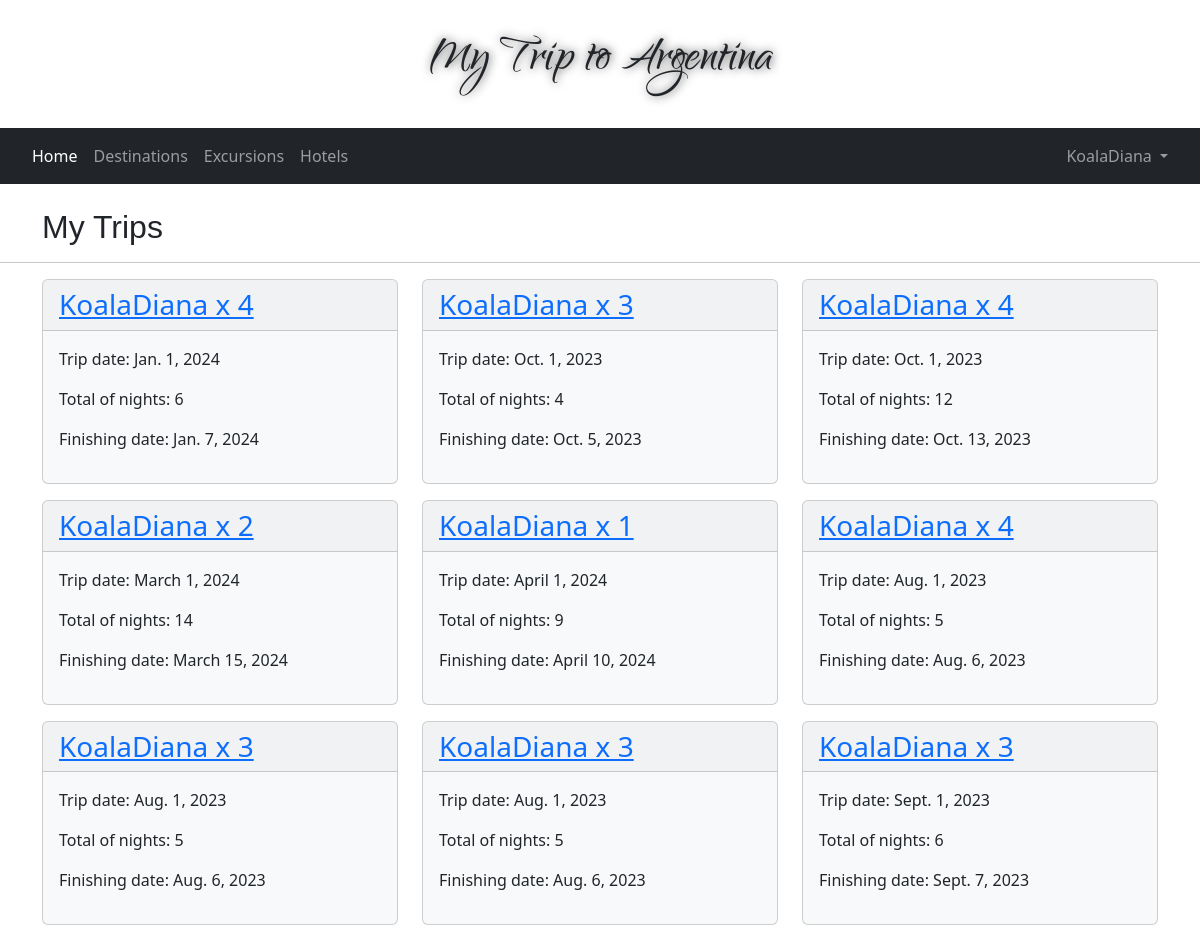
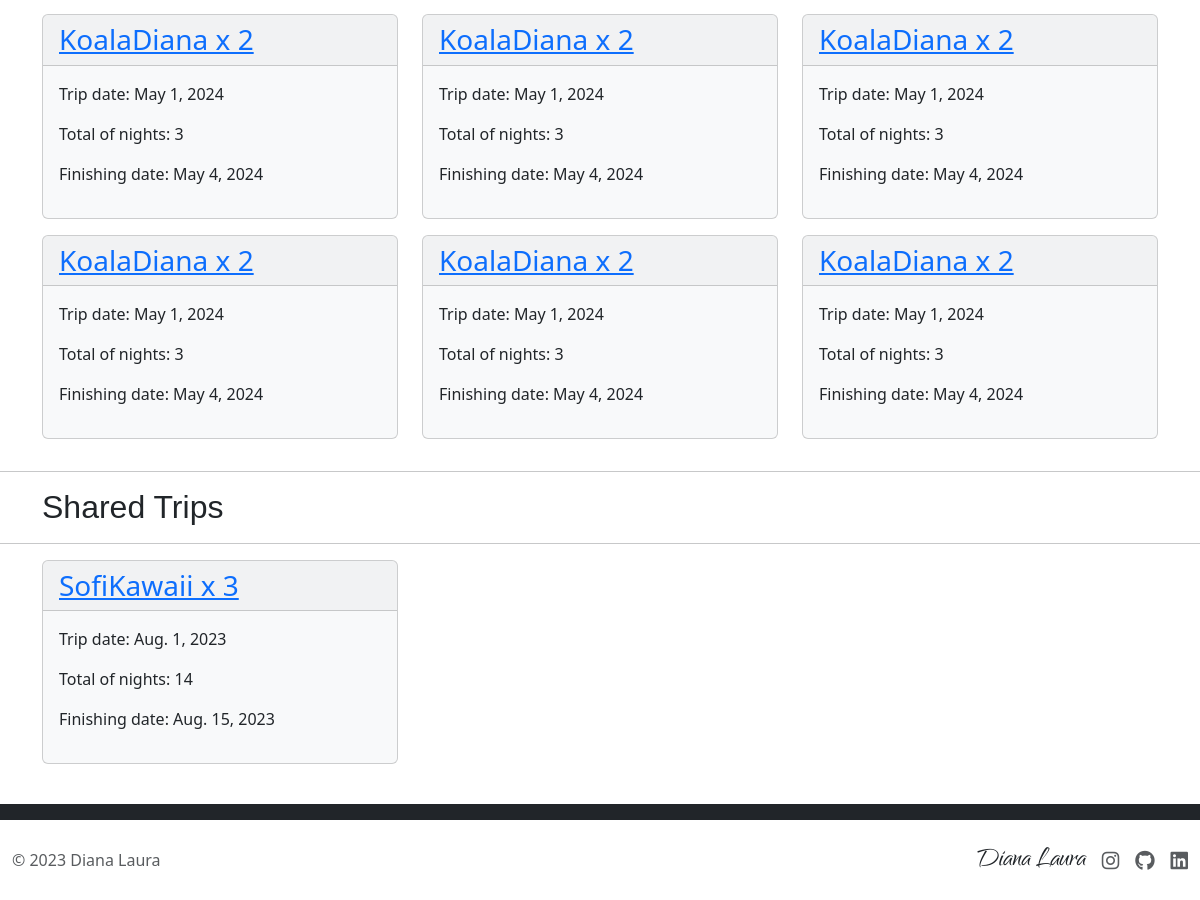
/mytrips (signed in), run on the app's committed database (2 pictures, top to bottom).
### argentina/models.py (models this page shows, shortened)
class User(AbstractUser):
    def __str__(self):
        return f"{self.username}"

class Trip(models.Model):
    class Meta:
        ordering = ('-id',)
    name = models.CharField(max_length=200)
    nights = models.PositiveSmallIntegerField()
    user = models.ForeignKey(User, on_delete=models.CASCADE, related_name="trip_user")
    start_date = models.DateTimeField(default=django.utils.timezone.now, verbose_name='start_date')
    finish_date = models.DateTimeField(default=django.utils.timezone.now, verbose_name='finish_date')

class SharedUser(models.Model):
    trip_user = models.ForeignKey(User, on_delete=models.CASCADE, related_name="first_user")
    shared_user = models.ForeignKey(User, on_delete=models.CASCADE, related_name="second_user")
    trip = models.ForeignKey(Trip, on_delete=models.CASCADE, related_name="shared_trip")

### argentina/views.py (the view)
# urls.py: path("mytrips", views.mytrips, name="mytrips"),
@login_required
def mytrips(request):
    user_trips = Trip.objects.filter(user=request.user)
    return render(request, "argentina/mytrips.html", {
        "trips": user_trips,
        "shared_trips":request.user.second_user.all()
    })

### argentina/templates/argentina/mytrips.html
{% extends "argentina/layout.html" %}
{% block body %}
    <br>
    <div class="container">
        <h2>My Trips</h2>
    </div>
    <hr>
    <div class="container">
        <div class="row">
            {% if trips %}
                {% for trip in trips %}
                    <div class="col-xs-1 col-sm-6 col-md-4">
                        <div class="card bg-light mb-3">
                            <h3 class="card-header"><a href="{% url 'trip' trip.id %}">{{ trip.name }}</a></h3>
                            <div class="card-body">
                                <p>Trip date: {{ trip.start_date.date }}</p>
                                <p>Total of nights: {{ trip.nights }}</p>
                                <p>Finishing date: {{ trip.finish_date.date }}</p>
                            </div>
                        </div>
                    </div>
                {% endfor %}
            {% else %}
                <h4>No trips created by you yet</h4>
            {% endif %}
        </div>
    </div>
    <hr>
    <div class="container">
        <h2>Shared Trips</h2>
    </div>
    <hr>
    <div class="container">
        <div class="row">
            {% if shared_trips %}
                {% for item in shared_trips %}
                    <div class="col-xs-1 col-sm-6 col-md-4">
                        <div class="card bg-light mb-3">
                            <h3 class="card-header"><a href="{% url 'trip' item.trip.id %}">{{ item.trip.name }}</a></h3>
                            <div class="card-body">
                                <p>Trip date: {{ item.trip.start_date.date }}</p>
                                <p>Total of nights: {{ item.trip.nights }}</p>
                                <p>Finishing date: {{ item.trip.finish_date.date }}</p>
                            </div>
                        </div>
                    </div>
                {% endfor %}
            {% else %}
                <h4>No trips were shared with you yet</h4>
            {% endif %}
        </div>
    </div>
    <br>
{% endblock %}

### argentina/templates/argentina/layout.html (shortened to what this page needs)
{% load static %}
<!DOCTYPE html>
<html lang="en">
    <head>
        <link href="{% static 'argentina/css/styles.css' %}" rel="stylesheet">
        <link href="../../static/argentina/css/bootstrap.min.css" rel="stylesheet">
    </head>
    <body>
        <div id="header">
            <div id="video-header">
                <video src="../../static/argentina/images/fondo.mov" autoplay="true" muted="true" loop="true" poster="../../static/argentina/images/fondo.jpeg"></video>
                <strong><h1 id="app-title">My Trip to Argentina</h1></strong>
            </div>
            <nav class="navbar navbar-expand-lg navbar-dark bg-dark px-4">
                <div class="collapse navbar-collapse" id="navbarSupportedContent">
                    <ul class="navbar-nav me-auto mb-2 mb-lg-0">
                        <li class="nav-item">
                            <a class="nav-link active" aria-current="page" href="{% url 'index' %}">Home
                            </a>
                        </li>
                        <li class="nav-item">
                            <a class="nav-link" href="{% url 'destinations' %}">Destinations</a>
                        </li>
                        <li>
                            <a class="nav-link" href="{% url 'excursions' %}">Excursions</a>
                        </li>
                        <li>
                            <a class="nav-link" href="{% url 'hotels' %}">Hotels</a>
                        </li>
                    </ul>
                    <ul class="nav navbar-nav">
                    {% if user.is_authenticated %}
                        <li class="nav-item dropdown">
                            <a class="nav-link dropdown-toggle" href="#" role="button" data-bs-toggle="dropdown" aria-expanded="false">
                                {{ user.username }}
                            </a>
                        </li>
                    {% endif %}
                    </ul>
                </div>
            </nav>
        </div>
        {% block body %}
        {% endblock %}
        <div class="bg-dark p-2"></div>
        <div class="container-fluid">
            <footer class="d-flex flex-wrap justify-content-between align-items-center py-2 my-2">
              <div class="col-md-4 d-flex align-items-center">
                <span class="mb-3 mb-md-0 text-muted">&copy; 2023 Diana Laura</span>
              </div>
              <ul class="nav col-md-4 justify-content-end list-unstyled d-flex align-items-center">
                <li id="brand-name">Diana Laura</li>
                <li class="ms-3"><a class="text-muted" target="_blank" href="https://www.instagram.com/diana.capellino/"><i class="fa-brands fa-instagram fa-lg" width="24" height="24"></i></a></li>
                <li class="ms-3"><a class="text-muted" target="_blank" href="https://github.com/DianaCapellino/"><i class="fa-brands fa-github fa-lg" width="24" height="24"></i></a></li>
                <li class="ms-3"><a class="text-muted" target="_blank" href="https://www.linkedin.com/in/diana-capellino-8865b4128/"><i class="fa-brands fa-linkedin fa-lg" width="24" height="24"></i></a></li>
              </ul>
            </footer>
        </div>
    </body>
</html>

### argentina/static/argentina/css/styles.css (style rules this page uses)
body { color: #101010; font-family: itc-avant-garde-gothic-pro, sans-serif; font-style: normal; font-weight: 300; }
#app-title { font-family: branditalic; font-size: 40px; text-align: center; padding: 2% 0; text-shadow: rgb(73, 73, 73) 1px 0 10px; }
#video-header { position: relative; overflow: hidden; height: 100%; }
video { position: absolute; left: 0; top: 0; width: 100%; z-index: -1; }
h2 { font-family: itc-avant-garde-gothic-pro, sans-serif; font-style: normal; font-weight: 700; }
#brand-name { font-family: branditalic, arial; font-size: 1.5rem; }
@media (min-width: 400px) { #brand-name { font-size: 2rem; } }
@media (min-width: 400px) { #app-title { font-size: 60px; } }

### data on the page
User: username "KoalaDiana"
Trip: name "KoalaDiana x 4", start_date "Jan. 1, 2024", nights "6", finish_date "Jan. 7, 2024"
Trip: name "KoalaDiana x 3", start_date "Oct. 1, 2023", nights "4", finish_date "Oct. 5, 2023"
Trip: name "KoalaDiana x 4", start_date "Oct. 1, 2023", nights "12", finish_date "Oct. 13, 2023"
Trip: name "KoalaDiana x 2", start_date "March 1, 2024", nights "14", finish_date "March 15, 2024"
Trip: name "KoalaDiana x 1", start_date "April 1, 2024", nights "9", finish_date "April 10, 2024"
Trip: name "KoalaDiana x 4", start_date "Aug. 1, 2023", nights "5", finish_date "Aug. 6, 2023"
Trip: name "KoalaDiana x 3", start_date "Aug. 1, 2023", nights "5", finish_date "Aug. 6, 2023"
Trip: name "KoalaDiana x 3", start_date "Aug. 1, 2023", nights "5", finish_date "Aug. 6, 2023"
Trip: name "KoalaDiana x 3", start_date "Sept. 1, 2023", nights "6", finish_date "Sept. 7, 2023"
Trip: name "KoalaDiana x 2", start_date "May 1, 2024", nights "3", finish_date "May 4, 2024"
Trip: name "KoalaDiana x 2", start_date "May 1, 2024", nights "3", finish_date "May 4, 2024"
Trip: name "KoalaDiana x 2", start_date "May 1, 2024", nights "3", finish_date "May 4, 2024"
Trip: name "KoalaDiana x 2", start_date "May 1, 2024", nights "3", finish_date "May 4, 2024"
Trip: name "KoalaDiana x 2", start_date "May 1, 2024", nights "3", finish_date "May 4, 2024"
Trip: name "KoalaDiana x 2", start_date "May 1, 2024", nights "3", finish_date "May 4, 2024"
SharedUser: trip.name "SofiKawaii x 3", trip.start_date "Aug. 1, 2023", trip.nights "14", trip.finish_date "Aug. 15, 2023"
